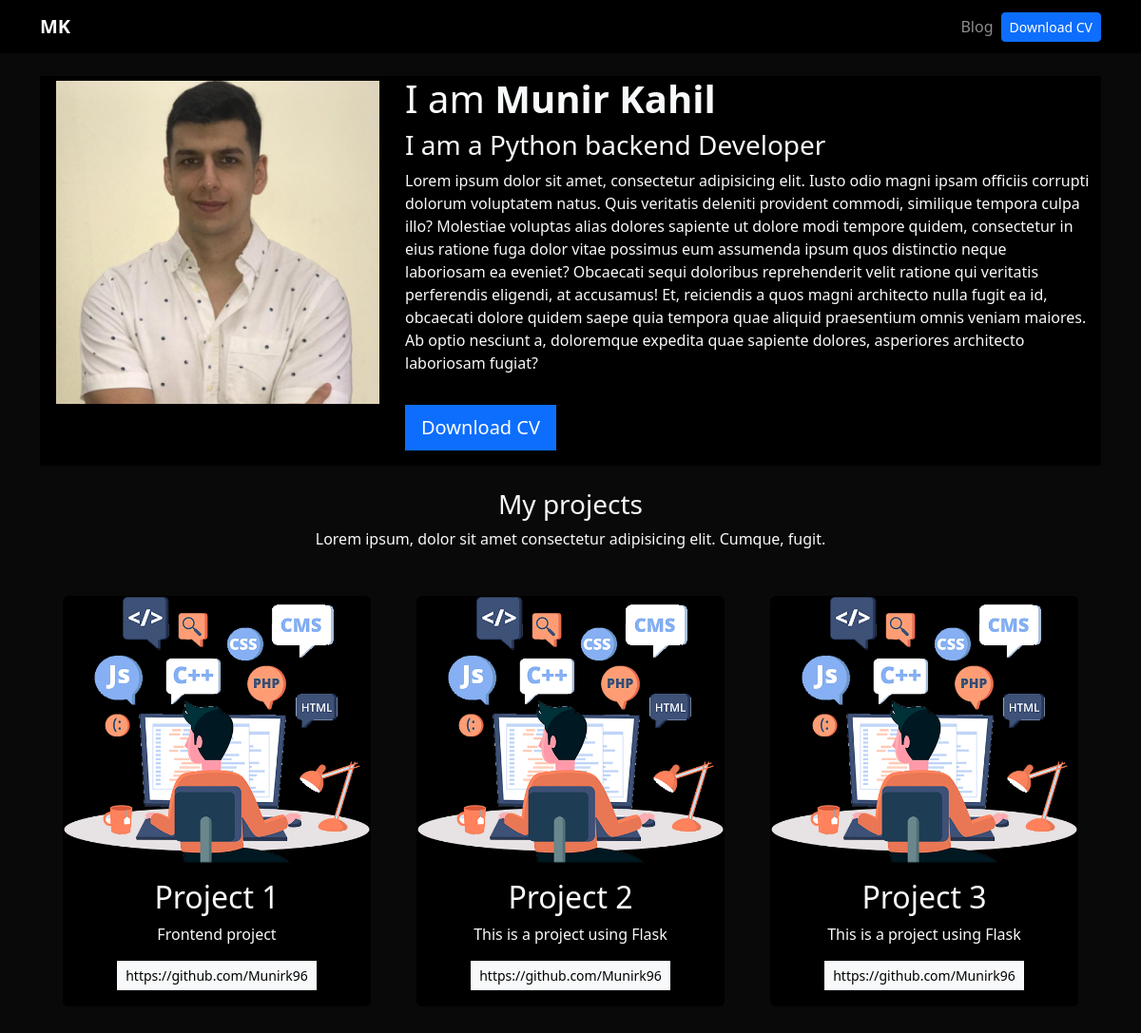
Before: / with the older database file.
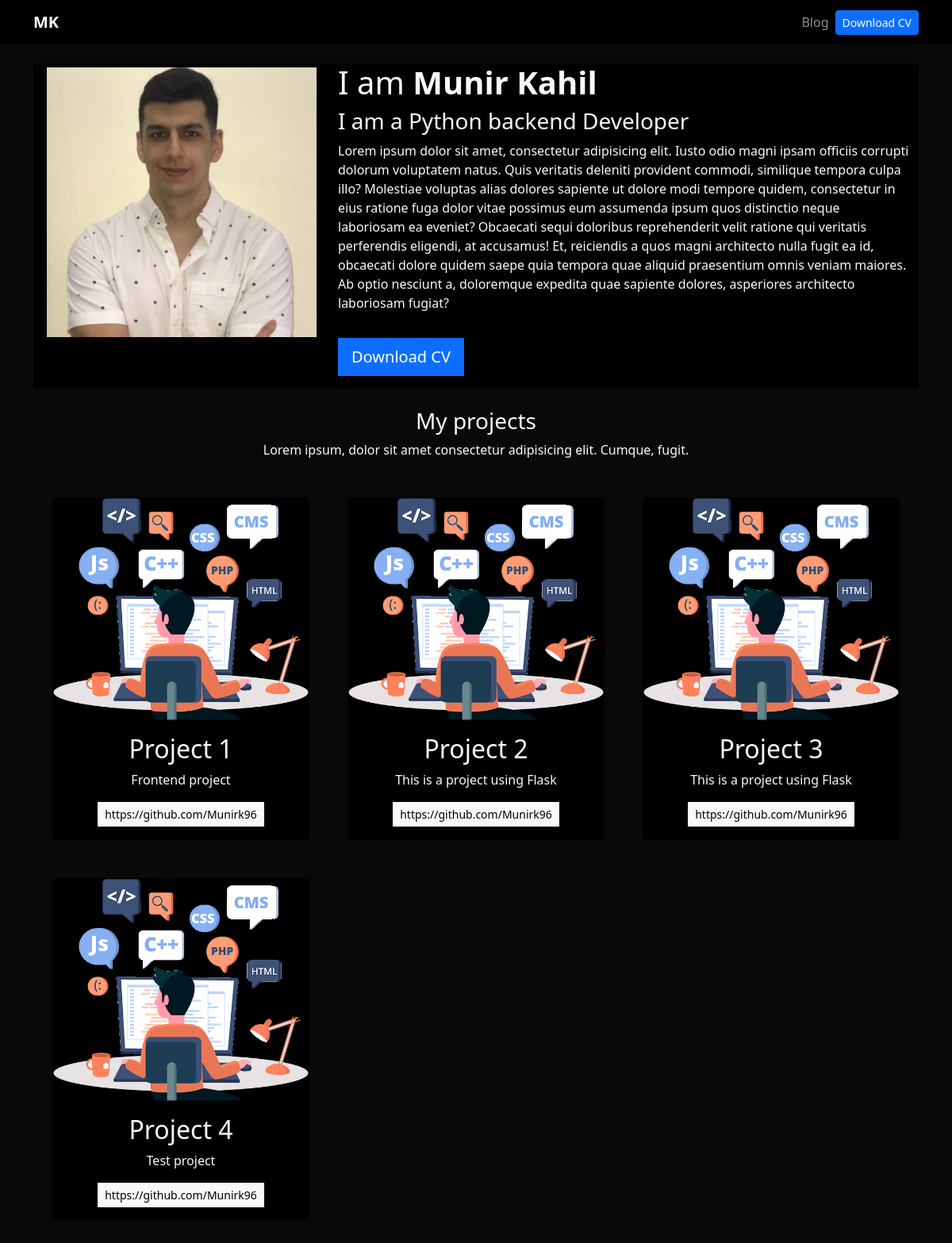
After: the same page with the newer database file.
### portfolio/models.py (models this page shows)
class project(models.Model):
    title = CharField(max_length=100)
    description = CharField(max_length=250)
    image = ImageField(upload_to='portfolio/images/')
    url = URLField(blank=True)

### portfolio/views.py (the view)
# urls.py: 2. Add a URL to urlpatterns:  path('', views.home, name='home')
def home(request):
    Projects = project.objects.all()
    return render(request, 'home.html', {'Projects': Projects})

### portfolio/templates/home.html (shortened to what this page needs)
{% extends 'layout.html' %}
{% block content %}
{% load static %}
<header class="row bg-black">
    <div class="col-md-4">
        <img src="{% static 'portfolio/Munir J. Kahil.jpg'%}"alt=""/>
    </div>
    <div class="col-md-8 my-auto">
        <h1>I am <strong>Munir Kahil</strong></h1>
        <h3>I am a Python backend Developer</h3>
        <p>Lorem ipsum dolor sit amet, consectetur adipisicing elit. Iusto odio magni ipsam officiis corrupti dolorum
            voluptatem natus. Quis veritatis deleniti provident commodi, similique tempora culpa illo? Molestiae
            voluptas
            alias dolores sapiente ut dolore modi tempore quidem, consectetur in eius ratione fuga dolor vitae possimus
            eum
            assumenda ipsum quos distinctio neque laboriosam ea eveniet? Obcaecati sequi doloribus reprehenderit velit
            ratione qui veritatis perferendis eligendi, at accusamus! Et, reiciendis a quos magni architecto nulla fugit
            ea
            id, obcaecati dolore quidem saepe quia tempora quae aliquid praesentium omnis veniam maiores. Ab optio
            nesciunt
            a, doloremque expedita quae sapiente dolores, asperiores architecto laboriosam fugiat?</p>
        <a href="{% static 'portfolio/CV-MunirKahil.pdf' %}" class="btn btn-primary btn-lg rounded-0 my-3">Download CV</a>
    </div>
</header>
<div class="row my-4 text-center">
    <h3>My projects</h3>
    <p>Lorem ipsum, dolor sit amet consectetur adipisicing elit. Cumque, fugit.</p>
    <h3>{% for Project in Projects %}</h3>
<div class="col-md-4 p-4">
    <div class="card bg-black card-project">
        <img src="{{ Project.image.url }}" alt="{{Project.tittle}}" class="card-img-top"/>
        <div class="card-body text-light">
            <h2>{{ Project.title }}</h2> <p>{{ Project.description }}</p>
        {% if Project.url %}
        <a href="{{Project.url}}" class="btn btn-light rounded-0 btn-sm" target="_blank">{{Project.url}}</a>
        {% endif %}
        </div>
    </div>
</div>
{% endfor %}
{% endblock %}

### portfolio/templates/layout.html (shortened to what this page needs)
{% load static %}
<!DOCTYPE html>
<html lang="en">
<head>
    <link href="https://cdn.jsdelivr.net/npm/bootstrap@5.3.1/dist/css/bootstrap.min.css" rel="stylesheet">
    <link rel="stylesheet" href="{% static 'main.css' %}">
</head>
<body class="text-light">
    {% include 'partials/_navbar.html'%}
    <div class="container p-4">
        {% block content %}
        {% endblock %}
    </div>
</body>
</html>

### portfolio/templates/partials/_navbar.html (shortened to what this page needs)
{% load static %}
<nav class="navbar navbar-expand-lg navbar-dark bg-black">
    <div class="container">
      <a class="navbar-brand fw-bold" href="/">MK</a>
      <div class="collapse navbar-collapse" id="navbarNav">
        <ul class="navbar-nav ms-auto">
          <li class="nav-item">
            <a class="nav-link" href="{% url 'blog:posts' %}">Blog</a>
          </li>
          <li class="nav-item d-flex align-items-center">
            <a class="btn btn-primary btn-sm" href="{% static 'portfolio/CV-MunirKahil.pdf' %}" target="_blank">Download CV</a>
          </li>
        </ul>
      </div>
    </div>
  </nav>

### portfolio/static/main.css (style rules this page uses)
header img { float: left; padding: 5px; width: 350px; height: 350px; }
body { background: #090909; }
.bg-black { background: #000; }

Changed rows visible on the page:
added project: image (picture), title "Project 4", description "Test project", url "https://github.com/Munirk96"
